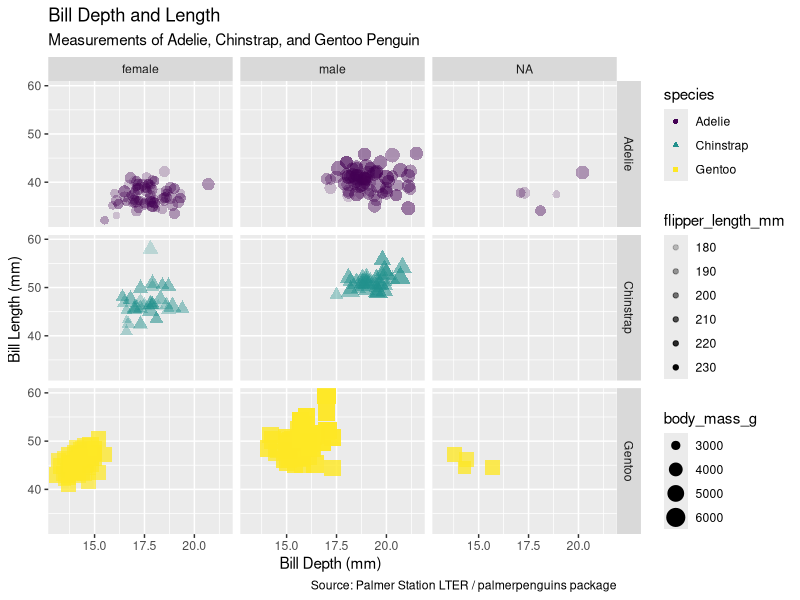

Source code (R):
## this is week 3 script we are creating a ggplot for palmer penguins ##
### Created by: Manroop Banipal
### Created on: 2022-02-08
##################################

#### load libraries ####
library (tidyverse) 
library (here)

install.packages("palmerpenguins") #data set we are working 
library(palmerpenguins)

#### data analysis ######
glimpse(penguins) #gives us the data from palmers penguin package 

### ggplot ###
ggplot(data=penguins,                     
       mapping = aes(x = bill_depth_mm,    
                     y = bill_length_mm, 
                     color = species,
                     shape = species,
                     size = body_mass_g,
                     alpha = flipper_length_mm)) +
geom_point()+
  facet_grid(species~sex)+
  labs (title= "Bill Depth and Length",
       subtitle = "Measurements of Adelie, Chinstrap, and Gentoo Penguin",
       x= "Bill Depth (mm) ", y= "Bill Length (mm) ",
       # color= "Species",
      
       caption = "Source: Palmer Station LTER / palmerpenguins package") +
scale_color_viridis_d()







